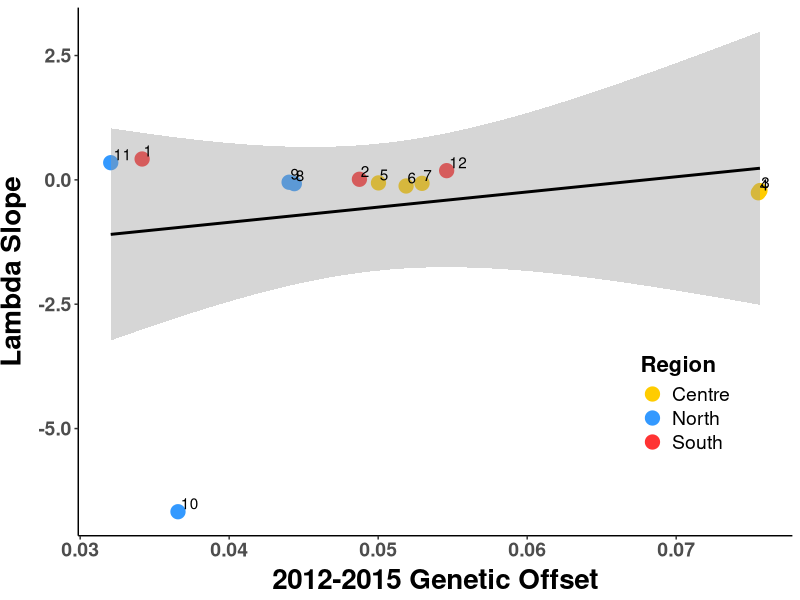
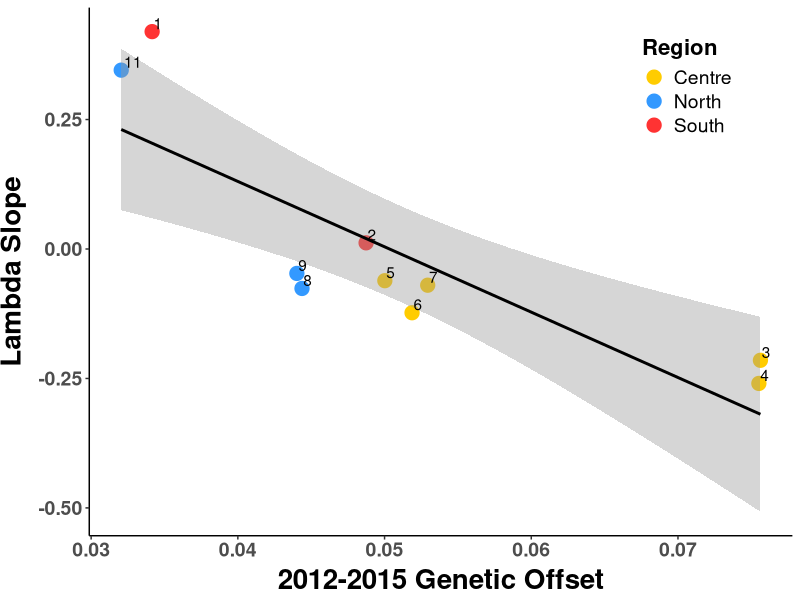
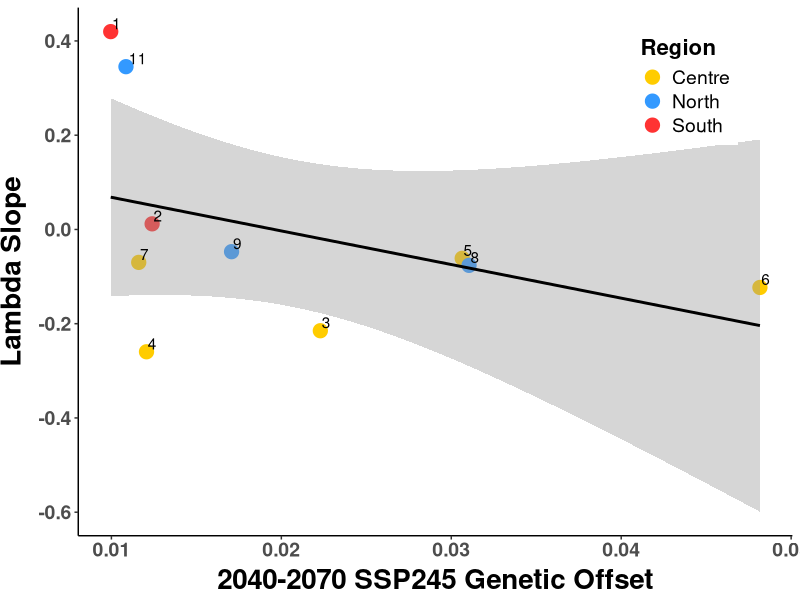
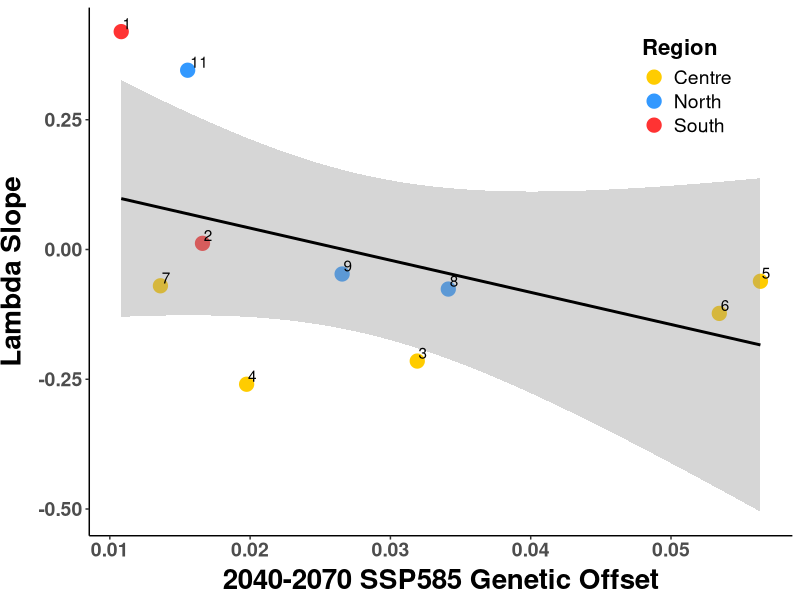
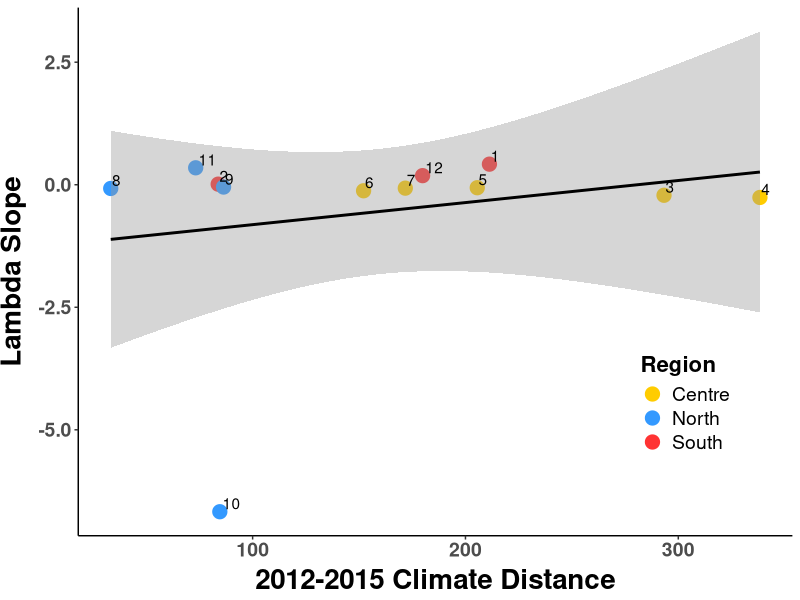
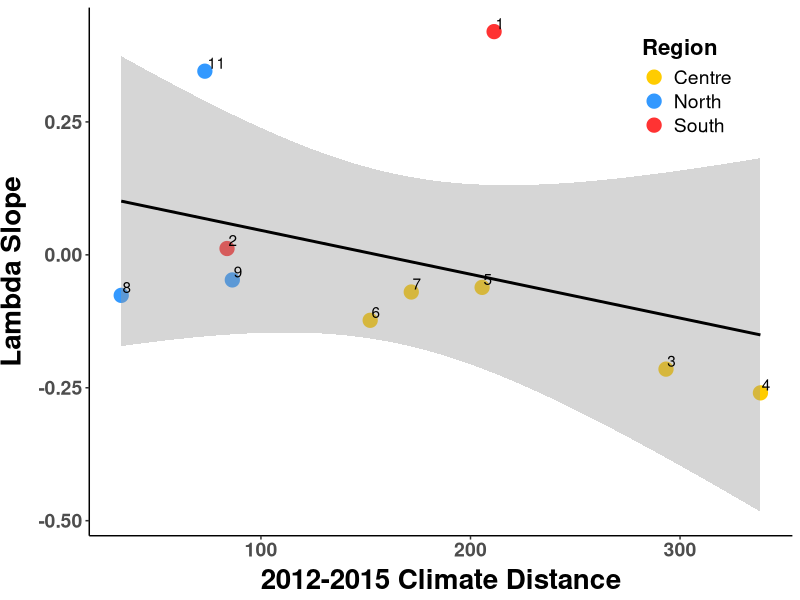
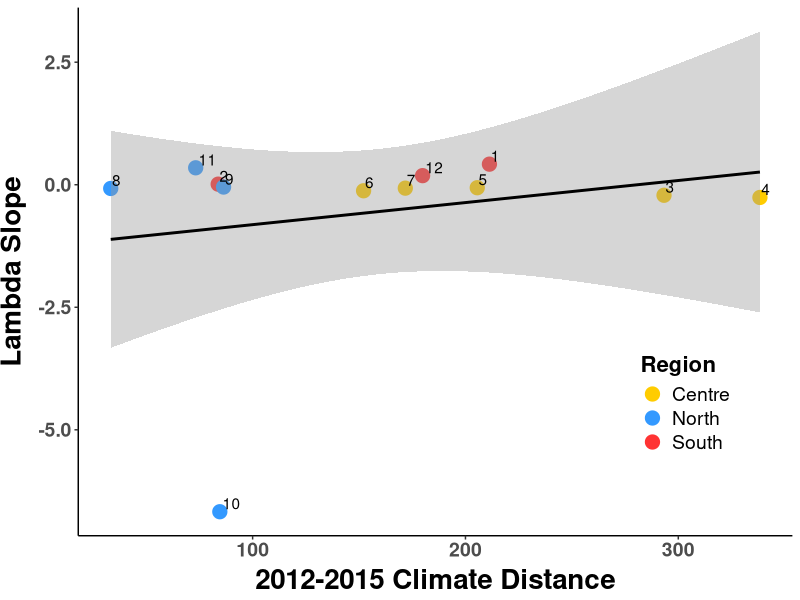
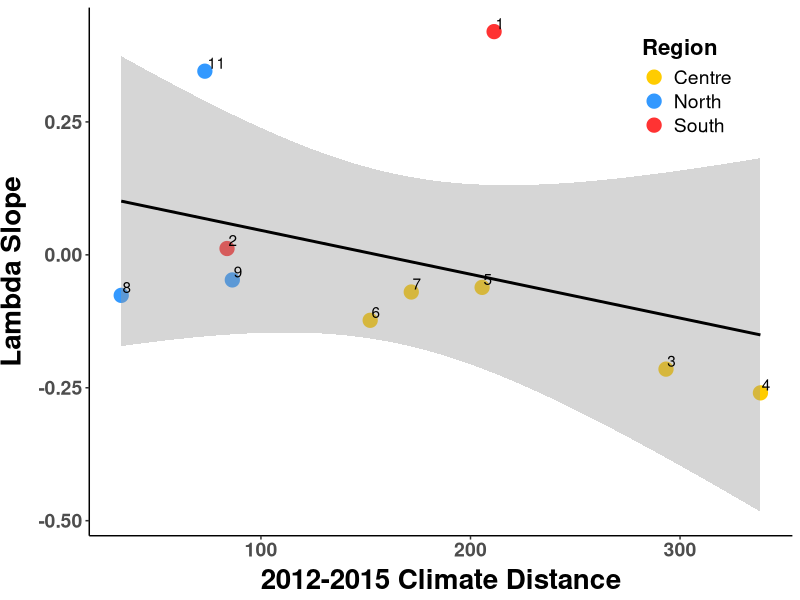

Write the R code that produced these figures, in order. (Note: this script raises an error after producing the figures.)
##################################################################################
## Gradient forest plots
## Author Daniel Anstett
## 
## 
## Last Modified September 19, 2022
###################################################################################

#Library install and import
library(tidyverse) 
library(car)
library(ggrepel)

#Import data
offset_pop <- read_csv("Genomics_scripts/Data/offset_pop_lambda.csv")
#slope.cumul <- read_csv("Genomics_scripts/Data/slope.cumul.csv")
#slope.cumul.unique <- read_csv("Genomics_scripts/Data/slope.cumul.unique.csv")
#offset_pop <- cbind(offset_pop_nocumul,slope.cumul,slope.cumul.unique)
#colnames(offset_pop)[18] <- "cumul_MAT" ; colnames(offset_pop)[19] <- "cumul_MAP"

offset_pop_mod <- offset_pop %>% filter(Paper_ID!=10) %>% filter(Paper_ID!=12)

#stats
lm.1215 <- lm(lambda_slope~offset_1215,data=offset_pop)
lm.1215_mod <- lm(lambda_slope~offset_1215,data=offset_pop_mod)

lm.4.5_mod <- lm(lambda_slope~offset_4.5,data=offset_pop_mod)
lm.8.5_mod <- lm(lambda_slope~offset_8.5,data=offset_pop_mod)

lm.dist <- lm(lambda_slope~clim_distance,data=offset_pop)
lm.dist_mod <- lm(lambda_slope~clim_distance,data=offset_pop_mod)


#Without pop 10
summary(lm.1215_mod)
Anova(lm.1215_mod,type="III")

summary(lm.4.5_mod)
Anova(lm.4.5_mod,type="III")

summary(lm.8.5_mod)
Anova(lm.8.5_mod,type="III")

summary(lm.dist_mod)
Anova(lm.dist_mod,type="III")


# With pop 10
summary(lm.1215)
Anova(lm.1215,type="III")

summary(lm.dist)
Anova(lm.dist,type="III")




###########################################################################################################

#2012-2015 offset plotted against lambda
ggplot(offset_pop, aes(x=offset_1215, y=lambda_slope, label=Paper_ID)) + 
  geom_point(aes(color=Region), size =4.5)+
  geom_smooth(method=lm,color="black")+
#  geom_label_repel(aes(label = Paper_ID))+
  geom_text(hjust=-.15, vjust=-.2)+
  scale_y_continuous(name="Lambda Slope")+
  scale_x_continuous(name="2012-2015 Genetic Offset")+
  scale_color_manual(values= c("North"="#3399FF", "Centre"="#FFCC00", "South"="#FF3333"))+
  theme_classic() + theme(
    axis.text.x = element_text(size=14, face="bold"),
    axis.text.y = element_text(size=14,face="bold"),
    axis.title.x = element_text(color="black", size=20, vjust = 0.5, face="bold"),
    axis.title.y = element_text(color="black", size=20,vjust = 2, face="bold",hjust=0.5),
    legend.position = c(0.85, 0.25),legend.text=element_text(size=14),
    legend.title=element_text(size=16,face="bold"))
#ggsave("Graphs_Jan_23/offset_lambda_slope_1215.pdf",width=8, height = 6, units = "in")



#2012-2015 offset plotted against lambda, rm pop 10
ggplot(offset_pop_mod, aes(x=offset_1215, y=lambda_slope, label=Paper_ID)) + 
  geom_point(aes(color=Region), size =4.5)+
  geom_smooth(method=lm,color="black")+
  #  geom_label_repel(aes(label = Paper_ID))+
  geom_text(hjust=-.15, vjust=-.2)+
  scale_y_continuous(name="Lambda Slope")+
  scale_x_continuous(name="2012-2015 Genetic Offset")+
  scale_color_manual(values= c("North"="#3399FF", "Centre"="#FFCC00", "South"="#FF3333"))+
  theme_classic() + theme(
    axis.text.x = element_text(size=14, face="bold"),
    axis.text.y = element_text(size=14,face="bold"),
    axis.title.x = element_text(color="black", size=20, vjust = 0.5, face="bold"),
    axis.title.y = element_text(color="black", size=20,vjust = 2, face="bold",hjust=0.5),
    legend.position = c(0.85, 0.85),legend.text=element_text(size=14),
    legend.title=element_text(size=16,face="bold"))
#ggsave("Graphs_Jan_23/offset_lambda_slope_1215_mod.pdf",width=7, height = 5, units = "in")

#RCP 4.5 offset plotted against lambda, rm pop 10
ggplot(offset_pop_mod, aes(x=offset_4.5, y=lambda_slope, label=Paper_ID)) + 
  geom_point(aes(color=Region), size =4.5)+
  geom_smooth(method=lm,color="black")+
  #  geom_label_repel(aes(label = Paper_ID))+
  geom_text(hjust=-.15, vjust=-.2)+
  scale_y_continuous(name="Lambda Slope")+
  scale_x_continuous(name="2040-2070 SSP245 Genetic Offset")+
  scale_color_manual(values= c("North"="#3399FF", "Centre"="#FFCC00", "South"="#FF3333"))+
  theme_classic() + theme(
    axis.text.x = element_text(size=14, face="bold"),
    axis.text.y = element_text(size=14,face="bold"),
    axis.title.x = element_text(color="black", size=20, vjust = 0.5, face="bold"),
    axis.title.y = element_text(color="black", size=20,vjust = 2, face="bold",hjust=0.5),
    legend.position = c(0.85, 0.85),legend.text=element_text(size=14),
    legend.title=element_text(size=16,face="bold"))
#ggsave("Graphs_Jan_23/offset_lambda_slope_rcp4.5_mod.pdf",width=7, height = 5, units = "in")

#RCP 4.5 offset plotted against lambda, rm pop 10
ggplot(offset_pop_mod, aes(x=offset_8.5, y=lambda_slope, label=Paper_ID)) + 
  geom_point(aes(color=Region), size =4.5)+
  geom_smooth(method=lm,color="black")+
  #  geom_label_repel(aes(label = Paper_ID))+
  geom_text(hjust=-.15, vjust=-.2)+
  scale_y_continuous(name="Lambda Slope")+
  scale_x_continuous(name="2040-2070 SSP585 Genetic Offset")+
  scale_color_manual(values= c("North"="#3399FF", "Centre"="#FFCC00", "South"="#FF3333"))+
  theme_classic() + theme(
    axis.text.x = element_text(size=14, face="bold"),
    axis.text.y = element_text(size=14,face="bold"),
    axis.title.x = element_text(color="black", size=20, vjust = 0.5, face="bold"),
    axis.title.y = element_text(color="black", size=20,vjust = 2, face="bold",hjust=0.5),
    legend.position = c(0.85, 0.85),legend.text=element_text(size=14),
    legend.title=element_text(size=16,face="bold"))
#ggsave("Graphs_Jan_23/offset_lambda_slope_rcp8.5_mod.pdf",width=7, height = 5, units = "in")


###########################

#climate distance plotted against lambda
ggplot(offset_pop, aes(x=clim_distance, y=lambda_slope, label=Paper_ID)) + 
  geom_point(aes(color=Region), size =4.5)+
  geom_smooth(method=lm,color="black")+
  #  geom_label_repel(aes(label = Paper_ID))+
  geom_text(hjust=-.15, vjust=-.2)+
  scale_y_continuous(name="Lambda Slope")+
  scale_x_continuous(name="2012-2015 Climate Distance")+
  scale_color_manual(values= c("North"="#3399FF", "Centre"="#FFCC00", "South"="#FF3333"))+
  theme_classic() + theme(
    axis.text.x = element_text(size=14, face="bold"),
    axis.text.y = element_text(size=14,face="bold"),
    axis.title.x = element_text(color="black", size=20, vjust = 0.5, face="bold"),
    axis.title.y = element_text(color="black", size=20,vjust = 2, face="bold",hjust=0.5),
    legend.position = c(0.85, 0.25),legend.text=element_text(size=14),
    legend.title=element_text(size=16,face="bold"))
ggsave("Graphs_Jan_23/5_distance_lambda.pdf",width=8, height = 6, units = "in")

#climate distance plotted against lambda, rm pop 10
ggplot(offset_pop_mod, aes(x=clim_distance, y=lambda_slope, label=Paper_ID)) + 
  geom_point(aes(color=Region), size =4.5)+
  geom_smooth(method=lm,color="black")+
  #  geom_label_repel(aes(label = Paper_ID))+
  geom_text(hjust=-.15, vjust=-.2)+
  scale_y_continuous(name="Lambda Slope")+
  scale_x_continuous(name="2012-2015 Climate Distance")+
  scale_color_manual(values= c("North"="#3399FF", "Centre"="#FFCC00", "South"="#FF3333"))+
  theme_classic() + theme(
    axis.text.x = element_text(size=14, face="bold"),
    axis.text.y = element_text(size=14,face="bold"),
    axis.title.x = element_text(color="black", size=20, vjust = 0.5, face="bold"),
    axis.title.y = element_text(color="black", size=20,vjust = 2, face="bold",hjust=0.5),
    legend.position = c(0.85, 0.85),legend.text=element_text(size=14),
    legend.title=element_text(size=16,face="bold"))
ggsave("Graphs_Jan_23/5_distance_lambda_mod.pdf",width=7, height = 5, units = "in")




#######################################################################################################3####

##Cumulative slope plotted against lambda. No Site 10

#Cumulative meteric across all env of cumulative slope

#MAT
ggplot(offset_pop_mod, aes(x=cumul_slope, y=lambda_slope, label=Paper_ID)) + 
  geom_point(aes(color=Region), size =4.5)+
  #  geom_smooth(method=lm,color="black")+
  #  geom_label_repel(aes(label = Paper_ID))+
  geom_text(hjust=-.15, vjust=-.2)+
  scale_y_continuous(name="Lambda Slope")+
  scale_x_continuous(name="Cumulative Slope")+
  scale_color_manual(values= c("North"="#3399FF", "Centre"="#FFCC00", "South"="#FF3333"))+
  theme_classic() + theme(
    axis.text.x = element_text(size=14, face="bold"),
    axis.text.y = element_text(size=14,face="bold"),
    axis.title.x = element_text(color="black", size=20, vjust = 0.5, face="bold"),
    axis.title.y = element_text(color="black", size=20,vjust = 2, face="bold",hjust=0.5),
    legend.position = c(1.85, 0.85),legend.text=element_text(size=14),
    legend.title=element_text(size=16,face="bold"))
ggsave("Graphs_Oct_22/lamda_cumul_slope_unique.pdf",width=7, height = 5, units = "in")




#MAT
ggplot(offset_pop_mod, aes(x=cumul_MAT, y=lambda_slope, label=Paper_ID)) + 
  geom_point(aes(color=Region), size =4.5)+
  #  geom_smooth(method=lm,color="black")+
  #  geom_label_repel(aes(label = Paper_ID))+
  geom_text(hjust=-.15, vjust=-.2)+
  scale_y_continuous(name="Lambda Slope")+
  scale_x_continuous(name="Cumul. Slope MAT")+
  scale_color_manual(values= c("North"="#3399FF", "Centre"="#FFCC00", "South"="#FF3333"))+
  theme_classic() + theme(
    axis.text.x = element_text(size=14, face="bold"),
    axis.text.y = element_text(size=14,face="bold"),
    axis.title.x = element_text(color="black", size=20, vjust = 0.5, face="bold"),
    axis.title.y = element_text(color="black", size=20,vjust = 2, face="bold",hjust=0.5),
    legend.position = c(1.85, 0.85),legend.text=element_text(size=14),
    legend.title=element_text(size=16,face="bold"))
ggsave("Graphs_Oct_22/lamda_cumul_slope_mat.pdf",width=7, height = 5, units = "in")

#MAP
ggplot(offset_pop_mod, aes(x=cumul_MAP, y=lambda_slope, label=Paper_ID)) + 
  geom_point(aes(color=Region), size =4.5)+
  #  geom_smooth(method=lm,color="black")+
  #  geom_label_repel(aes(label = Paper_ID))+
  geom_text(hjust=-.15, vjust=-.2)+
  scale_y_continuous(name="Lambda Slope")+
  scale_x_continuous(name="Cumul. Slope MAP")+
  scale_color_manual(values= c("North"="#3399FF", "Centre"="#FFCC00", "South"="#FF3333"))+
  theme_classic() + theme(
    axis.text.x = element_text(size=14, face="bold"),
    axis.text.y = element_text(size=14,face="bold"),
    axis.title.x = element_text(color="black", size=20, vjust = 0.5, face="bold"),
    axis.title.y = element_text(color="black", size=20,vjust = 2, face="bold",hjust=0.5),
    legend.position = c(1.85, 0.85),legend.text=element_text(size=14),
    legend.title=element_text(size=16,face="bold"))
ggsave("Graphs_Oct_22/lamda_cumul_slope_map.pdf",width=7, height = 5, units = "in")


#CMD
ggplot(offset_pop_mod, aes(x=cumul_CMD, y=lambda_slope, label=Paper_ID)) + 
  geom_point(aes(color=Region), size =4.5)+
  #  geom_smooth(method=lm,color="black")+
  #  geom_label_repel(aes(label = Paper_ID))+
  geom_text(hjust=-.15, vjust=-.2)+
  scale_y_continuous(name="Lambda Slope")+
  scale_x_continuous(name="Cumul. Slope CMD")+
  scale_color_manual(values= c("North"="#3399FF", "Centre"="#FFCC00", "South"="#FF3333"))+
  theme_classic() + theme(
    axis.text.x = element_text(size=14, face="bold"),
    axis.text.y = element_text(size=14,face="bold"),
    axis.title.x = element_text(color="black", size=20, vjust = 0.5, face="bold"),
    axis.title.y = element_text(color="black", size=20,vjust = 2, face="bold",hjust=0.5),
    legend.position = c(1.85, 0.85),legend.text=element_text(size=14),
    legend.title=element_text(size=16,face="bold"))
ggsave("Graphs_Oct_22/lamda_cumul_slope_cmd.pdf",width=7, height = 5, units = "in")




#######################################################################################################3####

##Cumulative slope plotted 2012-2015 offset. No Site 10


#cumul predicting offset
ggplot(offset_pop, aes(x=cumul_slope, y=offset_1215, label=Paper_ID)) + 
  geom_point(aes(color=Region), size =4.5)+
  #  geom_smooth(method=lm,color="black")+
  #  geom_label_repel(aes(label = Paper_ID))+
  geom_text(hjust=-.15, vjust=-.2)+
  scale_y_continuous(name="2012-2015 Genetic Offset")+
  scale_x_continuous(name="Cumulative Slope")+
  scale_color_manual(values= c("North"="#3399FF", "Centre"="#FFCC00", "South"="#FF3333"))+
  theme_classic() + theme(
    axis.text.x = element_text(size=14, face="bold"),
    axis.text.y = element_text(size=14,face="bold"),
    axis.title.x = element_text(color="black", size=20, vjust = 0.5, face="bold"),
    axis.title.y = element_text(color="black", size=20,vjust = 2, face="bold",hjust=0.5),
    legend.position = c(1.85, 0.85),legend.text=element_text(size=14),
    legend.title=element_text(size=16,face="bold"))
ggsave("Graphs_Oct_22/cumul_offset.pdf",width=7, height = 5, units = "in")

#cumul predicting offset
ggplot(offset_pop, aes(x=offset_1215, y=cumul_slope, label=Paper_ID)) + 
  geom_point(aes(color=Region), size =4.5)+
  #  geom_smooth(method=lm,color="black")+
  #  geom_label_repel(aes(label = Paper_ID))+
  geom_text(hjust=-.15, vjust=-.2)+
  scale_y_continuous(name="Cumulative Slope")+
  scale_x_continuous(name="2012-2015 Genetic Offset")+
  scale_color_manual(values= c("North"="#3399FF", "Centre"="#FFCC00", "South"="#FF3333"))+
  theme_classic() + theme(
    axis.text.x = element_text(size=14, face="bold"),
    axis.text.y = element_text(size=14,face="bold"),
    axis.title.x = element_text(color="black", size=20, vjust = 0.5, face="bold"),
    axis.title.y = element_text(color="black", size=20,vjust = 2, face="bold",hjust=0.5),
    legend.position = c(1.85, 0.85),legend.text=element_text(size=14),
    legend.title=element_text(size=16,face="bold"))
ggsave("Graphs_Oct_22/offset_cumul.pdf",width=7, height = 5, units = "in")

